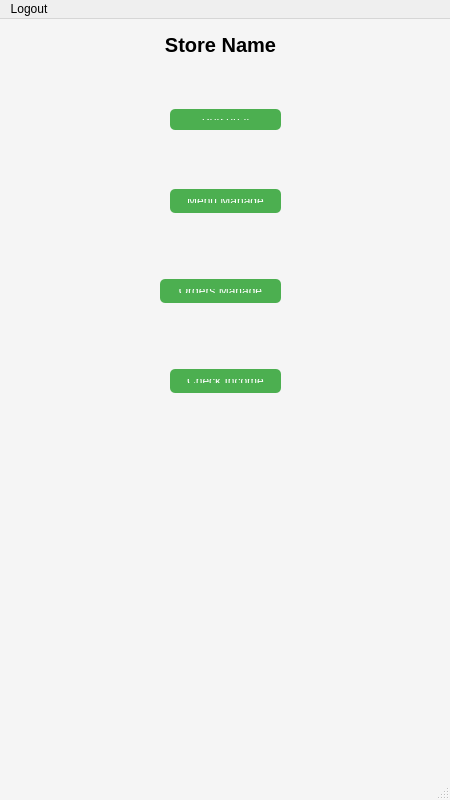
<ui version="4.0">
 <class>MainWindow_tob</class>
 <widget class="QMainWindow" name="MainWindow_tob">
  <property name="geometry">
   <rect>
    <x>0</x>
    <y>0</y>
    <width>450</width>
    <height>800</height>
   </rect>
  </property>
  <property name="minimumSize">
   <size>
    <width>450</width>
    <height>800</height>
   </size>
  </property>
  <property name="maximumSize">
   <size>
    <width>450</width>
    <height>800</height>
   </size>
  </property>
  <property name="windowTitle">
   <string>Business Dashboard</string>
  </property>
  <property name="styleSheet">
   <string notr="true">
    QMainWindow {
        background-color: #f5f5f5; /* 设置背景颜色 */
    }
    QLabel {
        font-size: 15pt; /* 设置字体大小 */
        font-weight: bold; /* 设置字体加粗 */
        text-align: center; /* 文本居中 */
    }
    QPushButton {
        background-color: #4CAF50; /* 设置按钮背景颜色 */
        color: white; /* 设置按钮文字颜色 */
        border: none; /* 去掉边框 */
        border-radius: 5px; /* 设置圆角 */
        padding: 10px; /* 设置内边距 */
    }
   </string>
  </property>
  <widget class="QWidget" name="centralwidget">
   <widget class="QLabel" name="label">
    <property name="geometry">
     <rect>
      <x>20</x>
      <y>10</y>
      <width>401</width>
      <height>31</height>
     </rect>
    </property>
    <property name="text">
     <string>Store Name</string>
    </property>
    <property name="alignment">
     <set>Qt::AlignCenter</set>
    </property>
   </widget>
   <widget class="QPushButton" name="pushButton">
    <property name="geometry">
     <rect>
      <x>170</x>
      <y>170</y>
      <width>111</width>
      <height>24</height>
     </rect>
    </property>
    <property name="text">
     <string>Menu Manage</string>
    </property>
   </widget>
   <widget class="QPushButton" name="pushButton_2">
    <property name="geometry">
     <rect>
      <x>160</x>
      <y>260</y>
      <width>121</width>
      <height>24</height>
     </rect>
    </property>
    <property name="text">
     <string>Orders Manage</string>
    </property>
   </widget>
   <widget class="QPushButton" name="pushButton_3">
    <property name="geometry">
     <rect>
      <x>170</x>
      <y>350</y>
      <width>111</width>
      <height>24</height>
     </rect>
    </property>
    <property name="text">
     <string>Check Income</string>
    </property>
   </widget>
   <widget class="QPushButton" name="pushButton_4">
    <property name="geometry">
     <rect>
      <x>170</x>
      <y>90</y>
      <width>111</width>
      <height>21</height>
     </rect>
    </property>
    <property name="font">
     <font>
      <pointsize>9</pointsize>
     </font>
    </property>
    <property name="text">
     <string>Personal</string>
    </property>
   </widget>
  </widget>
  <widget class="QStatusBar" name="statusbar"/>
  <widget class="QMenuBar" name="menubar">
   <property name="geometry">
    <rect>
     <x>0</x>
     <y>0</y>
     <width>450</width>
     <height>26</height>
    </rect>
   </property>
   <widget class="QMenu" name="menu">
    <property name="title">
     <string>Logout</string>
    </property>
   </widget>
   <addaction name="menu"/>
  </widget>
  <action name="action_back">
   <property name="text">
    <string>退出登录</string>
   </property>
  </action>
  <action name="action_3">
   <property name="text">
    <string>修改地址</string>
   </property>
  </action>
  <action name="action_change">
   <property name="text">
    <string>修改信息</string>
   </property>
  </action>
 </widget>
 <resources/>
 <connections/>
</ui>
